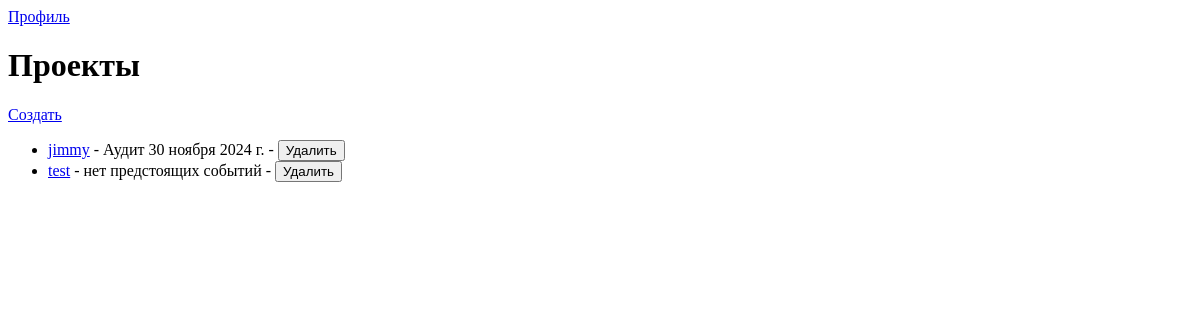
The app's page / (signed in), older data.
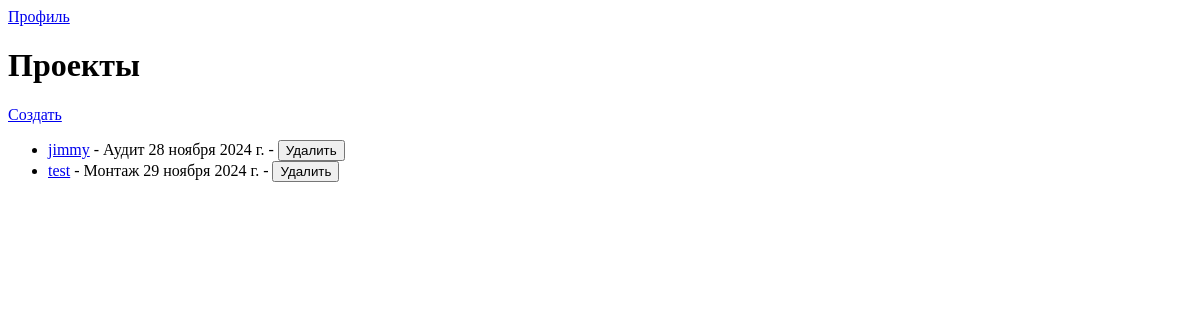
The same page, newer data.
### projects/models.py (models this page shows, shortened)
class Project(models.Model):
    user = models.ForeignKey(User, on_delete=models.CASCADE)  # Убрали null=True
    name = models.CharField(max_length=255)
    description = models.TextField(blank=True)
    excel_file = models.FileField(upload_to='excel/', null=True, blank=True)
    def get_next_event(self):
        today = timezone.now().date()
        next_event = self.events.filter(event_date__gte=today).order_by('event_date').first()
        return next_event

class Event(models.Model):
    EVENT_TYPES = (
        ('montage', 'Монтаж'),
        ('audit', 'Аудит'),
        ('dismantle', 'Демонтаж'),
    )
    project = models.ForeignKey(Project, related_name='events', on_delete=models.CASCADE)
    event_type = models.CharField(choices=EVENT_TYPES, max_length=20)
    description = models.TextField(blank=True)
    photo_count = models.IntegerField()
    event_date = models.DateField()

### projects/views.py (the view)
# urls.py: path('', views.manage_projects, name='manage_projects'),
@login_required
def manage_projects(request):
    projects = Project.objects.filter(user=request.user)
    projects_with_events = [(project, project.get_next_event()) for project in projects]
    return render(request, 'projects/manage_projects.html', {'projects_with_events': projects_with_events})

### projects/templates/projects/manage_projects.html (shortened to what this page needs)
 <!DOCTYPE html>
 <html>
 <head>
 </head>
 <body>
    <a href="{% url 'profile' %}">Профиль</a>
    <h1>Проекты</h1>
    <a href="{% url 'create_project' %}">Создать</a>
    <ul>
        {% for project, next_event in projects_with_events %}
            <li>
                <a href="{% url 'edit_project' project.id %}">{{ project.name }}</a>
                {% if next_event %}
                    - {{ next_event.get_event_type_display }} {{ next_event.event_date }}
                {% else %}
                    - нет предстоящих событий
                {% endif %}
                - <form method="POST" action="{% url 'delete_project' project.id %}" style="display:inline;">
                    <button type="submit" onclick="return confirm('Are you sure you want to delete this project?');">Удалить</button>
                </form>
            </li>
        {% empty %}
            <li>No projects available.</li>
        {% endfor %}
    </ul>
</body>
 </html>

Row changes from the older to the newer data that the page shows:
changed through a linked row, Project "jimmy": event_date "30 ноября 2024 г." → "28 ноября 2024 г."
shown differently, row unchanged: Project "test": event_type (not shown) → "Монтаж"; event_date (not shown) → "29 ноября 2024 г."; text "- нет предстоящих событий" → "-"
